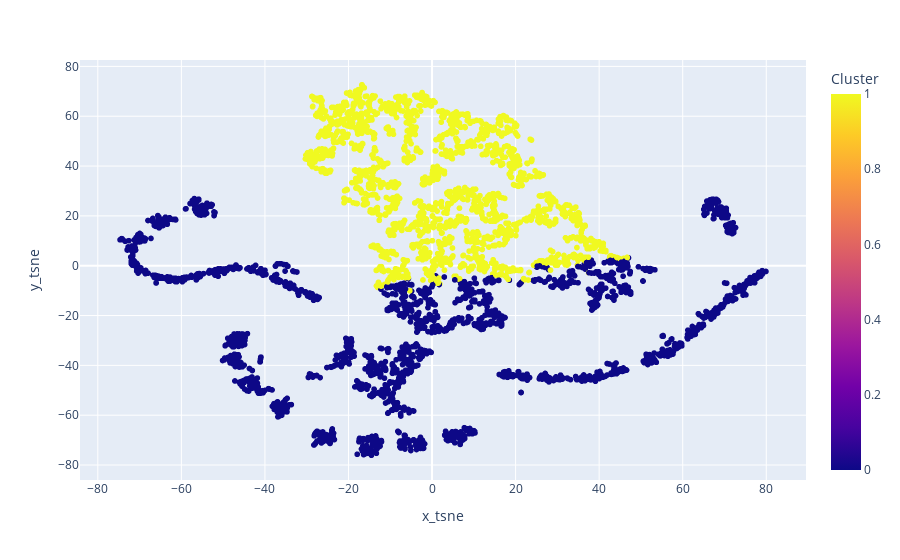

Notebook code cell kept with this figure:
### Markdown cell above
**Respuesta:**

### Code cell
#Podemos ver que la figura es bastante compleja y visualmente no es muy facil de interpretar.
#Pero podemos ver que el cluster 1 pose valores mas altos de en y_tsne.
px.scatter(df_LRMFP, x="x_tsne", y="y_tsne", color="Cluster")

### Figure 1 — Plotly figure (JSON) as saved in the notebook; plotly's stock layout.template omitted (floating-point values rounded to 4 significant figures; data arrays with more than 128 entries replaced by an {"elided": "..."} marker saying what was removed)
{"data": [{"hovertemplate": "x_tsne=%{x}<br>y_tsne=%{y}<br>Cluster=%{marker.color}<extra></extra>", "legendgroup": "", "marker": {"color": {"elided": "4166 int values"}, "coloraxis": "coloraxis", "symbol": "circle"}, "mode": "markers", "name": "", "showlegend": false, "type": "scattergl", "x": {"elided": "4166 float values"}, "xaxis": "x", "y": {"elided": "4166 float values"}, "yaxis": "y"}], "layout": {"coloraxis": {"colorbar": {"title": {"text": "Cluster"}}, "colorscale": [[0, "#0d0887"], [0.1111, "#46039f"], [0.2222, "#7201a8"], [0.3333, "#9c179e"], [0.4444, "#bd3786"], [0.5556, "#d8576b"], [0.6667, "#ed7953"], [0.7778, "#fb9f3a"], [0.8889, "#fdca26"], [1, "#f0f921"]]}, "legend": {"tracegroupgap": 0}, "margin": {"t": 60}, "xaxis": {"anchor": "y", "domain": [0, 1], "title": {"text": "x_tsne"}}, "yaxis": {"anchor": "x", "domain": [0, 1], "title": {"text": "y_tsne"}}}}
